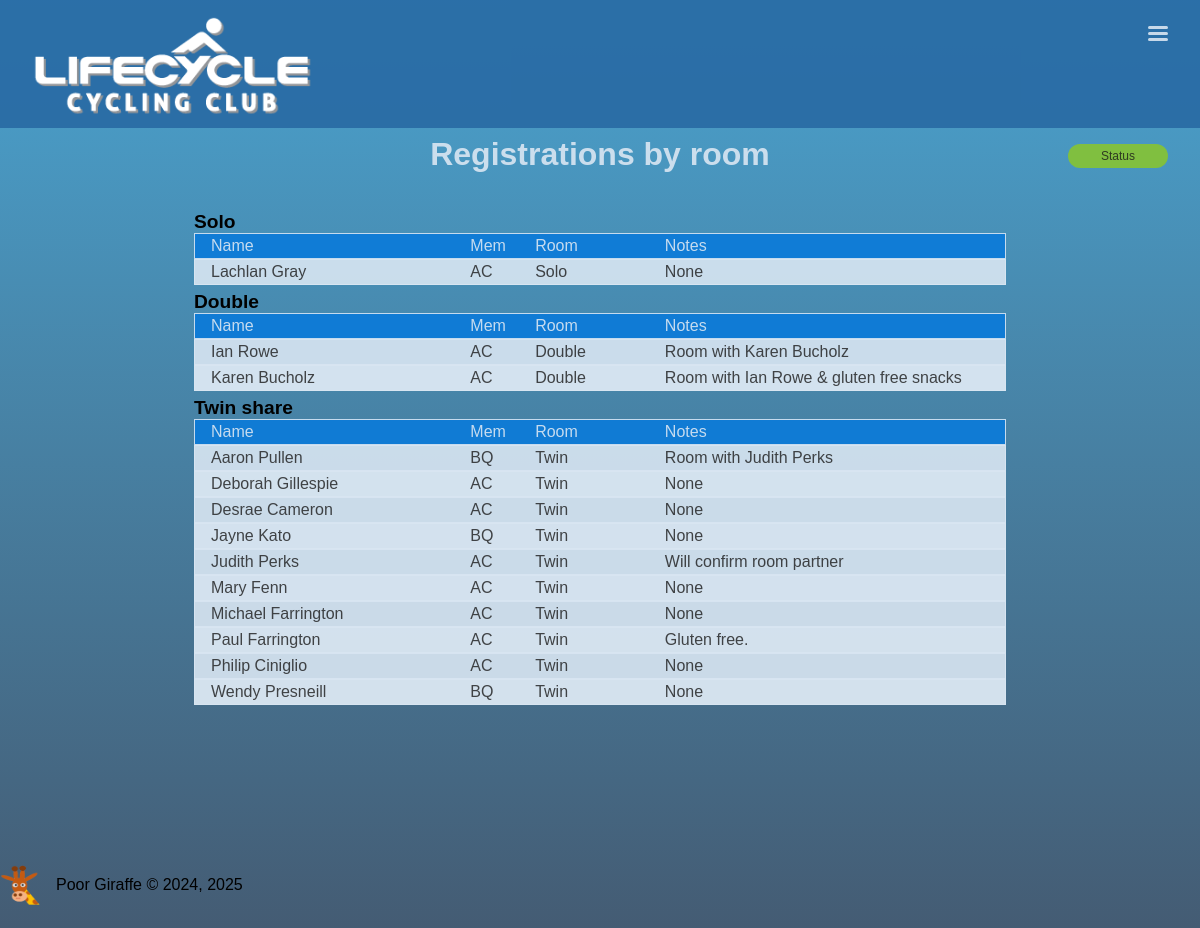
The app's page /rooms/, older data.
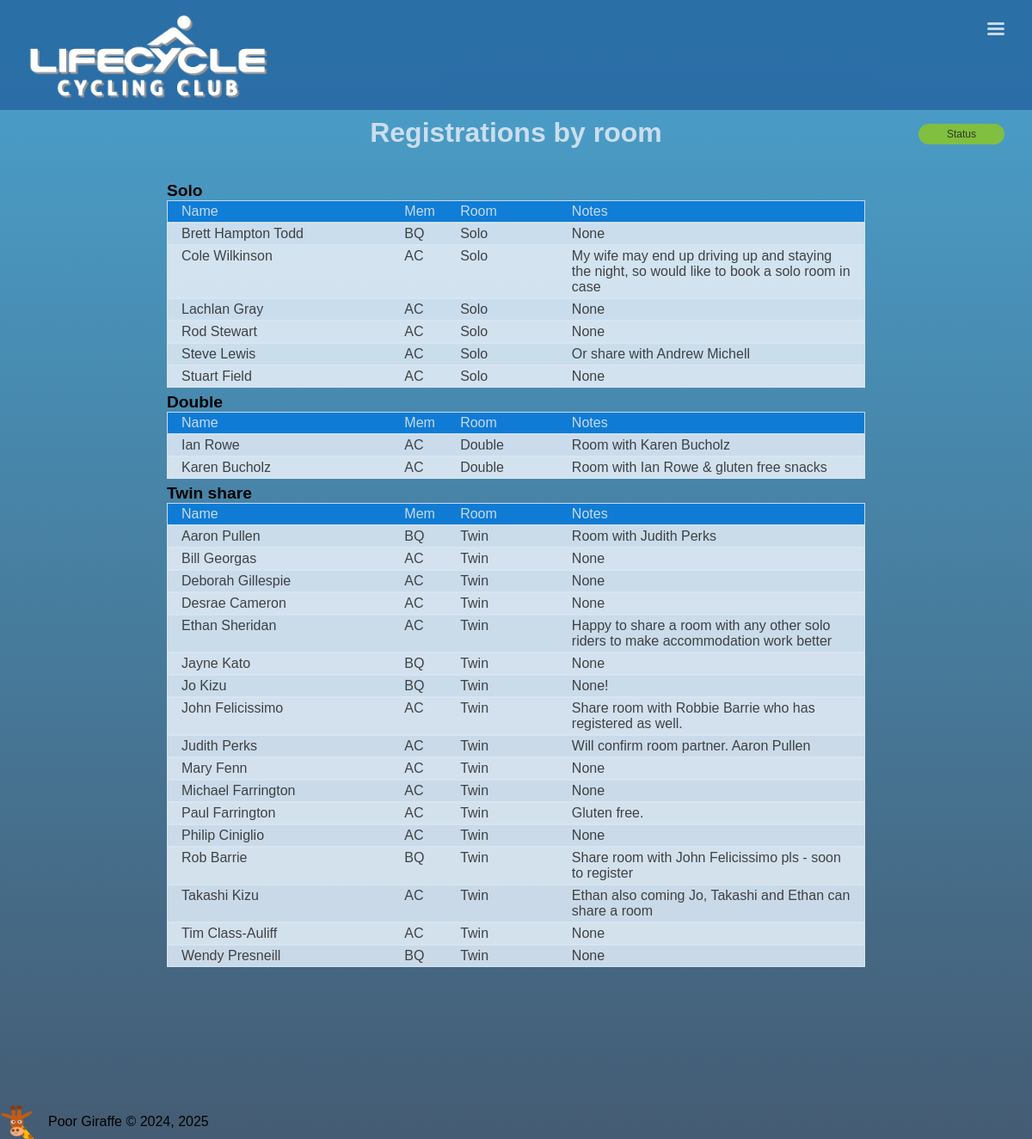
The same page, newer data.
### book/models.py (models this page shows, shortened)
class Registration(models.Model):
	name = models.CharField(max_length=30)
	email = models.EmailField()
	membership = models.ForeignKey(Membership, on_delete=models.CASCADE, null=True)
	status = models.ForeignKey(Status, on_delete=models.CASCADE)
	room = models.ForeignKey(RoomType, on_delete=models.CASCADE)
	notes = models.CharField(max_length=100, blank=True, null=True)
	regdate = models.DateField(auto_now_add = True, blank=True, null=True)

class Membership(models.Model):
	membership = models.CharField(max_length=30)
	code = models.CharField(max_length=3)

class RoomType(models.Model):
	description = models.CharField(max_length=20)
	supplement = models.IntegerField()
	amount = models.DecimalField(max_digits=6, decimal_places=2, blank=True, null=True)
	includes = models.CharField(max_length=200, blank=True, null=True)
	def __str__(self):
		return self.description

### book/views.py (the view)
# urls.py: path('rooms/', registrations_room, name='rooms'),
def registrations_room(request):
	registrations = Registration.objects.all().order_by('name')
	context = {
		'registrations': registrations,
	}
	return render(request, 'registrations_room.html', context)

### book/template/registrations_room.html (shortened to what this page needs)
{% extends 'base.html' %}
{% load static %}
{% block main %}
	<main>
		<h1>Registrations by room</h1>
		<div class="registrations">
			<h2>Solo</h2>
			<div class="header"><p>Name</p><p>Mem</p><p>Room</p><p>Notes</p></div>
			<ul>
			{% for reg in registrations %}
				{% if reg.room.id == 2 %}
					<li><a href="{{ reg.id }}"><p>{{ reg.name|title }}</p><p>{{ reg.membership.code }}</p><p>{{ reg.room }}</p><p>{{ reg.notes }}</p></a></li>
				{% endif %}
			{% endfor %}
			</ul>
			<h2>Double</h2>
			<div class="header"><p>Name</p><p>Mem</p><p>Room</p><p>Notes</p></div>
			<ul>
			{% for reg in registrations %}
				{% if reg.room.id == 1 %}
					<li><a href="{{ reg.id }}"><p>{{ reg.name|title }}</p><p>{{ reg.membership.code }}</p><p>{{ reg.room }}</p><p>{{ reg.notes }}</p></a></li>
				{% endif %}
			{% endfor %}
			</ul>
			<h2>Twin share</h2>
			<div class="header"><p>Name</p><p>Mem</p><p>Room</p><p>Notes</p></div>
			<ul>
			{% for reg in registrations %}
				{% if reg.room.id == 3 %}
					<li><a href="{{ reg.id }}"><p>{{ reg.name|title }}</p><p>{{ reg.membership.code }}</p><p>{{ reg.room }}</p><p>{{ reg.notes }}</p></a></li>
				{% endif %}
			{% endfor %}
			</ul>
		</div>
		<a href="{% url 'registrations' %}">
			<button class="button_room">Status</button>
		</a>
	</main>
{% endblock %}

Row changes from the older to the newer data that the page shows:
added Registration: name "Brett Hampton Todd", membership.code "BQ", room "Solo", notes "None"
added Registration: name "Cole Wilkinson", membership.code "AC", room "Solo", notes "My wife may end up driving up and staying the night, so would like to book a solo room in case"
added Registration: name "Rod Stewart", membership.code "AC", room "Solo", notes "None"
added Registration: name "Steve Lewis", membership.code "AC", room "Solo", notes "Or share with Andrew Michell"
added Registration: name "Stuart Field", membership.code "AC", room "Solo", notes "None"
added Registration: name "Bill Georgas", membership.code "AC", room "Twin", notes "None", shown under "Twin share"
added Registration: name "Ethan Sheridan", membership.code "AC", room "Twin", notes "Happy to share a room with any other solo riders to make accommodation work better", shown under "Twin share"
added Registration: name "Jo Kizu", membership.code "BQ", room "Twin", notes "None!", shown under "Twin share"
added Registration: name "John Felicissimo", membership.code "AC", room "Twin", notes "Share room with Robbie Barrie who has registered as well.", shown under "Twin share"
changed Registration "Judith Perks": notes "Will confirm room partner" → "Will confirm room partner. Aaron Pullen"
added Registration: name "Rob Barrie", membership.code "BQ", room "Twin", notes "Share room with John Felicissimo pls - soon to register", shown under "Twin share"
added Registration: name "Takashi Kizu", membership.code "AC", room "Twin", notes "Ethan also coming Jo, Takashi and Ethan can share a room", shown under "Twin share"
added Registration: name "Tim Class-Auliff", membership.code "AC", room "Twin", notes "None", shown under "Twin share"
